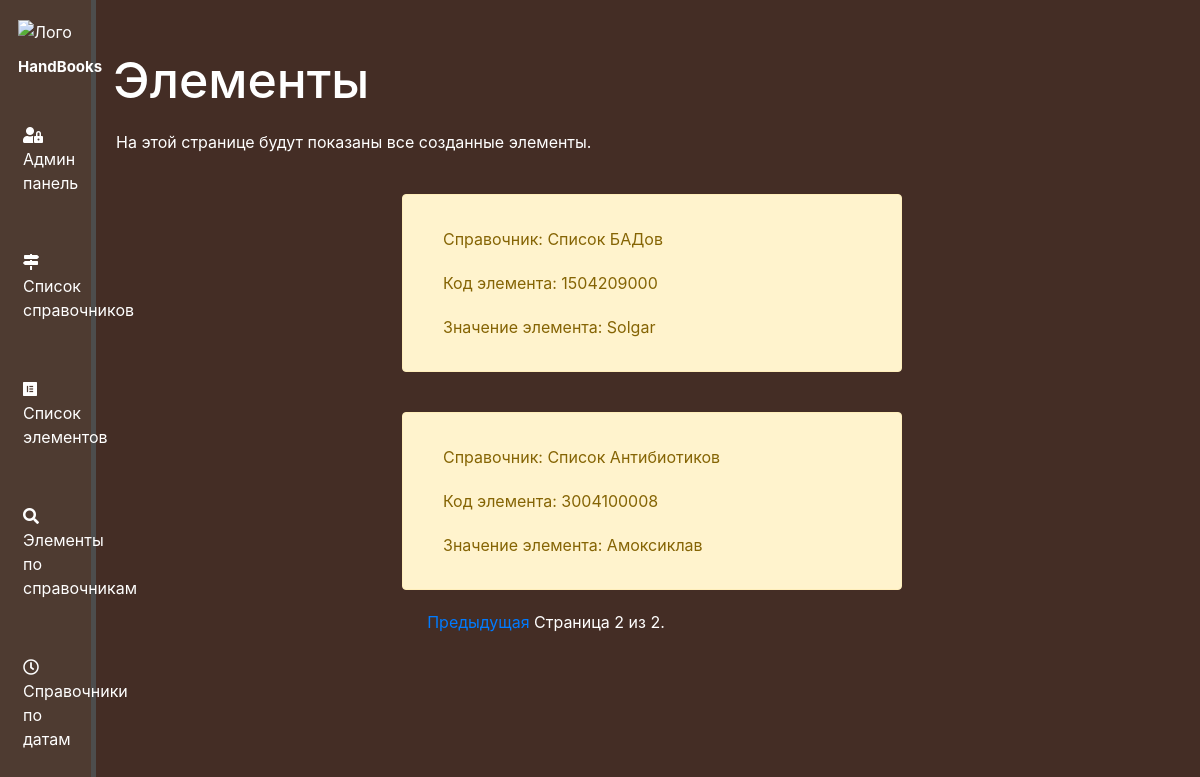
The page /elements?page=3 on the database as committed earlier.
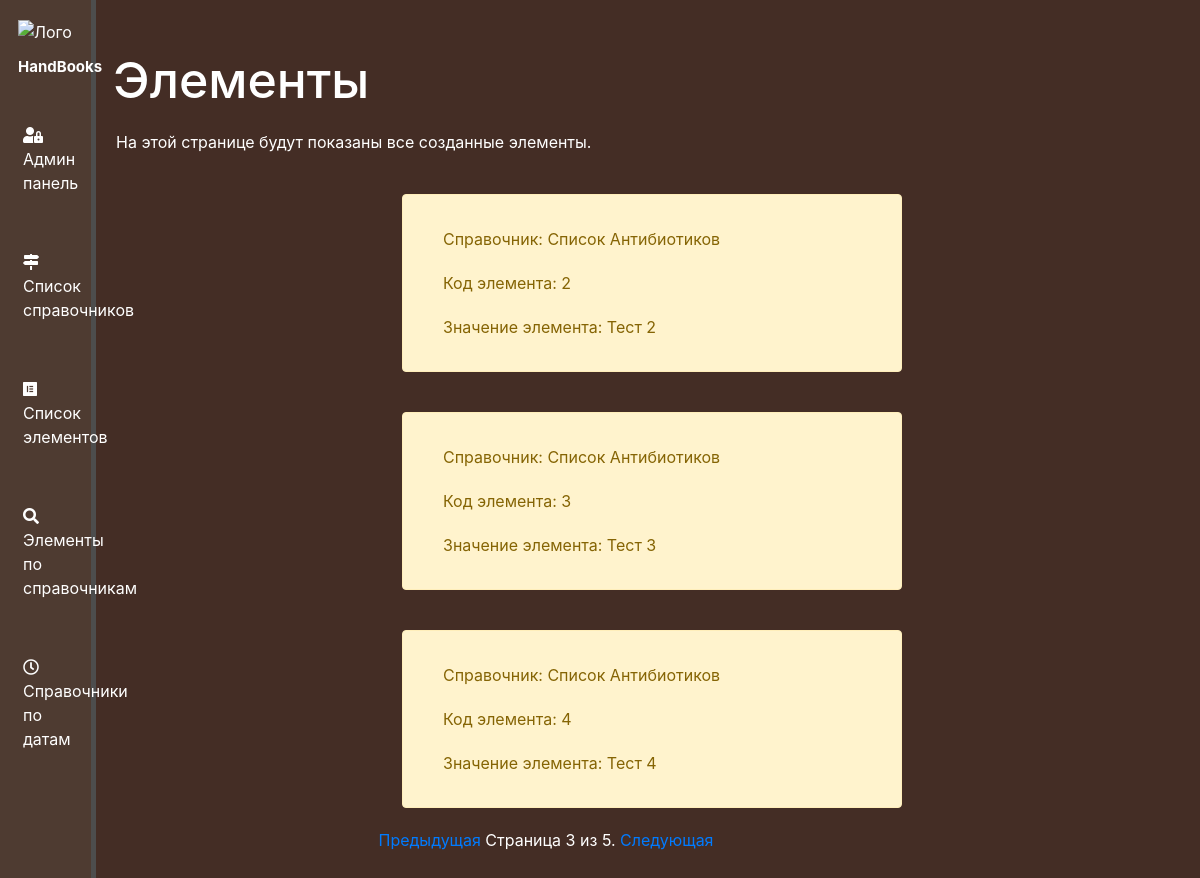
The same page on the database as committed later.
### handbook/models.py (models this page shows, shortened)
class Element(models.Model):
    handbook = models.ForeignKey(Handbook, on_delete=models.PROTECT, verbose_name='Родительский идентификатор',
                                 null=True, db_index=True)
    code = models.CharField('Код элемента', max_length=250)
    value = models.CharField('Значение элемента', max_length=250)
    class Meta:
        verbose_name = 'Элемент'
        verbose_name_plural = 'Элементы'

class Handbook(models.Model):
    title = models.CharField('Наименование', max_length=250, db_index=True)
    short_title = models.CharField('Короткое наименование', max_length=100)
    description = models.TextField('Описание')
    version = models.CharField('Версия', max_length=250)  # unique=True
    date = models.DateField('Дата начала действия справочника этой версии')
    def __str__(self):
        return self.title
    class Meta:
        verbose_name = 'Справочник'
        verbose_name_plural = 'Справочники'

### handbook/views.py (the view)
# urls.py: path('elements', views.elements, name='elements'),
def elements(request):
    list_elements = Element.objects.all()
    paginator = Paginator(list_elements, 3)
    page = request.GET.get('page')
    try:
        posts = paginator.page(page)
    except PageNotAnInteger:
        posts = paginator.page(1)
    except EmptyPage:
        posts = paginator.page(paginator.num_pages)
    return render(request, 'handbook/elements.html', {'posts': posts})

### handbook/templates/handbook/elements.html (shortened to what this page needs)
{% extends 'handbook/basic.html' %}
{% block content %}
<div class="features">
    <h1>Элементы</h1>
    <p>На этой странице будут показаны все созданные элементы.</p>
    {% if posts %}
            {% for post in posts %}
                <div class="alert alert-warning">
                    <p>Справочник: {{ post.handbook }}</p>
                    <p>Код элемента: {{ post.code }}</p>
                    <p>Значение элемента: {{ post.value }}</p>
                </div>
            {% endfor %}
    {% else %}
        <p>Упс, нет созданных Элементов! Перейдите в админ панель для создания!</p>
    {% endif %}
    <div id="pages" align="center">
            {% if posts.has_previous %}
                <a href="?page={{ posts.previous_page_number }}">Предыдущая</a>
            {% endif %}
            <span class="current">
                Страница {{ posts.number }} из {{ posts.paginator.num_pages }}.
            </span>
            {% if posts.has_next %}
                <a href="?page={{ posts.next_page_number }}">Следующая</a>
            {% endif %}
    </div>
</div>
{% endblock %}

Rows that differ between the two databases and show on the page:
no longer on this page (row unchanged): Element: handbook "Список БАДов", code "1504209000", value "Solgar"
no longer on this page (row unchanged): Element: handbook "Список Антибиотиков", code "3004100008", value "Амоксиклав"
added Element: handbook "Список Антибиотиков", code "2", value "Тест 2"
added Element: handbook "Список Антибиотиков", code "3", value "Тест 3"
added Element: handbook "Список Антибиотиков", code "4", value "Тест 4"
Other text that changed with them:
{{ posts.number }}: "2" → "3"
{{ posts.paginator.num_pages }}: "2" → "5"
text now shown: "Следующая"
